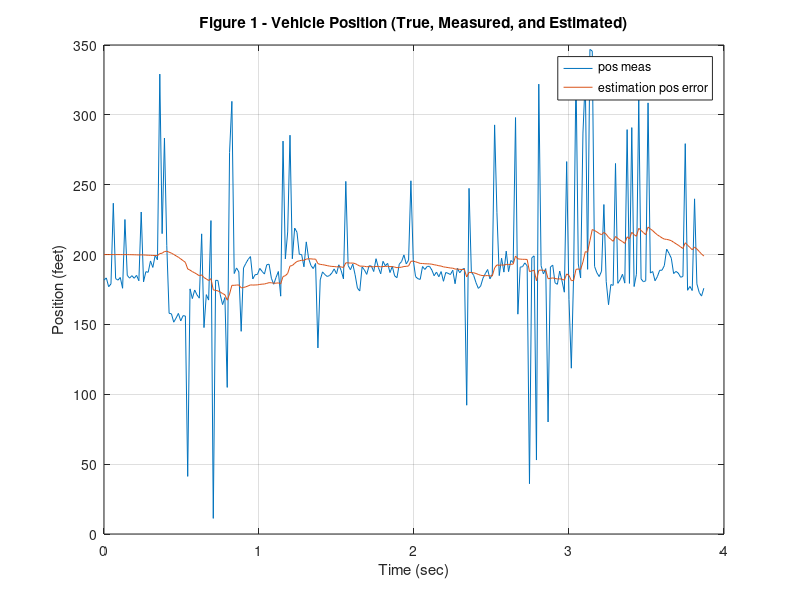
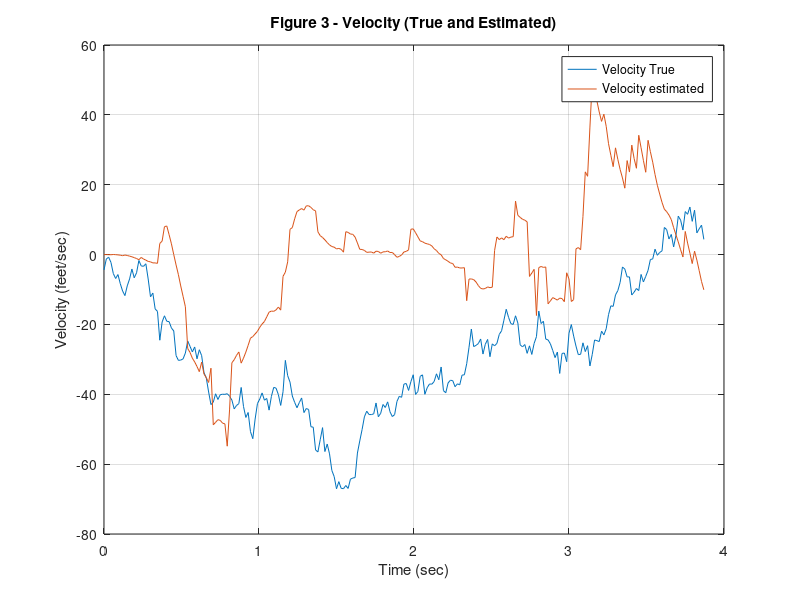
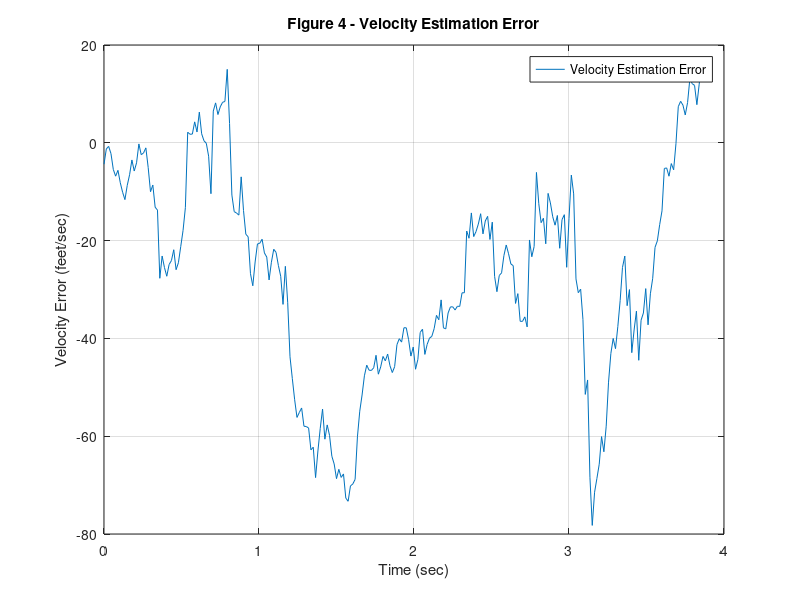

These charts were generated, in order, by the following MATLAB code:
%function kalman(duration, dt)
% function kalman(duration, dt)
%
% Kalman filter simulation for a vehicle travelling along a road.
% INPUTS
%   duration = length of simulation (seconds)
%   dt = step size (seconds)

data = csvread('vp.csv');
frame = data(:, 1);
duration = size(frame);
dt = 0.015;
% axis = 2 for y 
% axis = 3 for x
axis = 3;
meas = data(:, axis);

measnoise = 30;     % position measurement noise (feet)
accelnoise = 200;   % acceleration noise (feet/sec^2)

a = [1 dt; 0 1];    % transition matrix
b = [dt^2/2; dt];   % input matrix
c = [1 0];          % measurement matrix

if axis == 2
    xinit = 400;
elseif axis == 3
    xinit = 200;
end
x = [xinit; 0];         % initial state vector
xhat = x;           % initial state estimate

Sz = measnoise^2;   % measurement error covariance
Sw = accelnoise^2 * [dt^4/4 dt^3/2; dt^3/2 dt^2]; % process noise cov
P = Sw;             % initial estimation covariance

% Initialize arrays for later plotting.
pos = [];       % true position array
poshat = [];    % estimated position array
posmeas = [];   % measured position array
vel = [];       % true velocity array
velhat = [];    % estimated velocity array

if axis == 2
    truncate = 800;
elseif axis == 3
    truncate = 500;
end

%for t = 0 : dt: (duration(1) - 1)*dt,
for n = 1 : duration(1)
    % Use a constant commanded acceleration of 1 foot/sec^2.
    u = 0;
    % Simulate the linear system.
    ProcessNoise = accelnoise * [(dt^2/2)*randn; dt*randn]; % nhieu theo gia toc => nhieu vi tri va van toc
    %desire_x = a * x + b * u;
    x = a * x + b * u + ProcessNoise;
    % Extrapolate the most recent state estimate to the present time.
    xhat = a * xhat + b * u;
    % Simulate the noisy measurement
    %MeasNoise = measnoise * randn;
    %y = c * x + MeasNoise;
    y = meas(n);
    if ((y > 0) && (y < truncate))
        % Form the Innovation vector.
        Inn = y - c * xhat;
        % Compute the covariance of the Innovation.
        s = c * P * c' + Sz;
        % Form the Kalman Gain matrix.
        K = a * P * c' * inv(s);
        % Update the state estimate.
        xhat = xhat + K * Inn;
        % Compute the covariance of the estimation error.
        P = a * P * a' - a * P * c' * inv(s) * c * P * a' + Sw;
    else
        y = -1;
    end
    % Save some parameters for plotting later.
    pos = [pos; x(1)];
    posmeas = [posmeas; y];
    poshat = [poshat; xhat(1)];
    vel = [vel; x(2)];
    velhat = [velhat; xhat(2)];
end
% Plot the results
close all;
t = 0 : dt: (duration(1) - 1)*dt

%figure(1)
figure(1);
plot(t, posmeas, t, poshat);
legend('pos meas', 'estimation pos error');
grid;
xlabel('Time (sec)');
ylabel('Position (feet)');
title('Figure 1 - Vehicle Position (True, Measured, and Estimated)')

% figure(2)
% figure(2);
% plot(t,pos-posmeas, t,pos-poshat);
% legend('Position Measurement Error','Position Estimation Error ');
% grid;
% xlabel('Time (sec)');
% ylabel('Position Error (feet)');
% title('Figure 2 - Position Measurement Error and Position Estimation Error');

figure(3)
figure(3);
plot(t,vel, t,velhat);
legend('Velocity True','Velocity estimated ');
grid;
xlabel('Time (sec)');
ylabel('Velocity (feet/sec)');
title('Figure 3 - Velocity (True and Estimated)');

figure(4)
figure(4);
plot(t,vel-velhat);
legend('Velocity Estimation Error');
grid;
xlabel('Time (sec)');
ylabel('Velocity Error (feet/sec)');
title('Figure 4 - Velocity Estimation Error');
